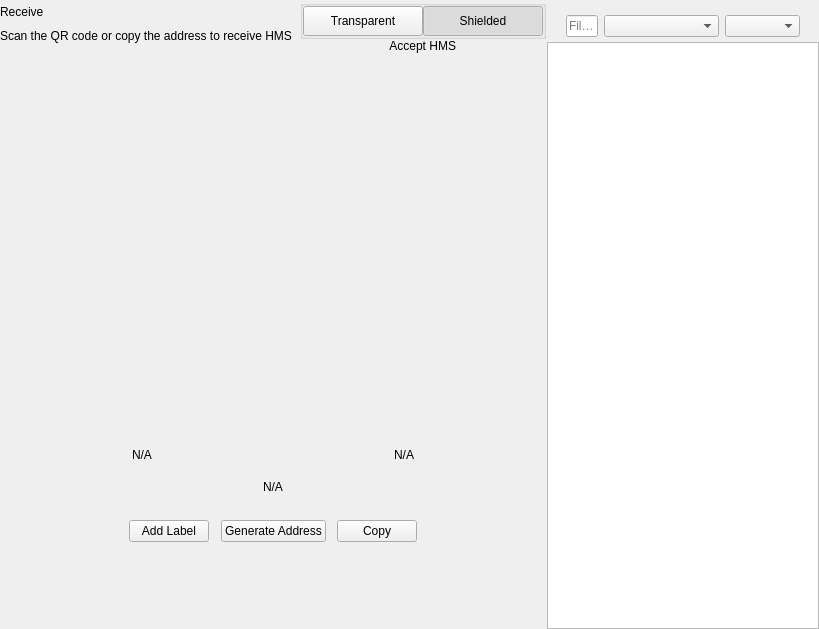
<?xml version="1.0" encoding="UTF-8"?>
<ui version="4.0">
 <class>ReceiveWidget</class>
 <widget class="QWidget" name="ReceiveWidget">
  <property name="geometry">
   <rect>
    <x>0</x>
    <y>0</y>
    <width>819</width>
    <height>629</height>
   </rect>
  </property>
  <property name="minimumSize">
   <size>
    <width>0</width>
    <height>0</height>
   </size>
  </property>
  <property name="windowTitle">
   <string notr="true">N/A</string>
  </property>
  <layout class="QHBoxLayout" name="horizontalLayout_2" stretch="2,1">
   <property name="spacing">
    <number>0</number>
   </property>
   <property name="leftMargin">
    <number>0</number>
   </property>
   <property name="topMargin">
    <number>0</number>
   </property>
   <property name="rightMargin">
    <number>0</number>
   </property>
   <property name="bottomMargin">
    <number>0</number>
   </property>
   <item>
    <widget class="QWidget" name="left" native="true">
     <layout class="QVBoxLayout" name="verticalLayout_3">
      <property name="leftMargin">
       <number>0</number>
      </property>
      <property name="topMargin">
       <number>0</number>
      </property>
      <property name="rightMargin">
       <number>0</number>
      </property>
      <property name="bottomMargin">
       <number>0</number>
      </property>
      <item>
       <layout class="QVBoxLayout" name="verticalLayout_2">
        <property name="spacing">
         <number>0</number>
        </property>
        <property name="leftMargin">
         <number>0</number>
        </property>
        <item>
         <layout class="QHBoxLayout" name="horizontalLayout_3">
          <property name="spacing">
           <number>0</number>
          </property>
          <item>
           <layout class="QVBoxLayout" name="verticalLayout_4">
            <property name="spacing">
             <number>5</number>
            </property>
            <item>
             <widget class="QLabel" name="labelTitle">
              <property name="text">
               <string>Receive</string>
              </property>
             </widget>
            </item>
            <item alignment="Qt::AlignTop">
             <widget class="QLabel" name="labelSubtitle1">
              <property name="text">
               <string>Scan the QR code or copy the address to receive HMS</string>
              </property>
             </widget>
            </item>
           </layout>
          </item>
          <item>
           <spacer name="horizontalSpacer">
            <property name="orientation">
             <enum>Qt::Horizontal</enum>
            </property>
            <property name="sizeHint" stdset="0">
             <size>
              <width>40</width>
              <height>20</height>
             </size>
            </property>
           </spacer>
          </item>
          <item>
           <widget class="QWidget" name="containerViewPrivacyChecks" native="true">
            <layout class="QVBoxLayout" name="containerPrivacyChecks">
             <property name="spacing">
              <number>0</number>
             </property>
             <property name="leftMargin">
              <number>0</number>
             </property>
             <property name="topMargin">
              <number>0</number>
             </property>
             <property name="rightMargin">
              <number>0</number>
             </property>
             <property name="bottomMargin">
              <number>0</number>
             </property>
             <item alignment="Qt::AlignHCenter|Qt::AlignVCenter">
              <widget class="QGroupBox" name="groupBox">
               <property name="title">
                <string/>
               </property>
               <layout class="QHBoxLayout" name="horizontalLayout_2_1">
                <property name="spacing">
                 <number>0</number>
                </property>
                <property name="leftMargin">
                 <number>0</number>
                </property>
                <property name="topMargin">
                 <number>0</number>
                </property>
                <property name="rightMargin">
                 <number>0</number>
                </property>
                <property name="bottomMargin">
                 <number>0</number>
                </property>
                <item>
                 <widget class="QPushButton" name="pushLeft">
                  <property name="minimumSize">
                   <size>
                    <width>120</width>
                    <height>30</height>
                   </size>
                  </property>
                  <property name="maximumSize">
                   <size>
                    <width>120</width>
                    <height>30</height>
                   </size>
                  </property>
                  <property name="focusPolicy">
                   <enum>Qt::NoFocus</enum>
                  </property>
                  <property name="text">
                   <string>Transparent</string>
                  </property>
                  <property name="checkable">
                   <bool>true</bool>
                  </property>
                  <property name="autoExclusive">
                   <bool>true</bool>
                  </property>
                 </widget>
                </item>
                <item>
                 <widget class="QPushButton" name="pushRight">
                  <property name="minimumSize">
                   <size>
                    <width>120</width>
                    <height>30</height>
                   </size>
                  </property>
                  <property name="maximumSize">
                   <size>
                    <width>120</width>
                    <height>30</height>
                   </size>
                  </property>
                  <property name="focusPolicy">
                   <enum>Qt::NoFocus</enum>
                  </property>
                  <property name="text">
                   <string>Shielded</string>
                  </property>
                  <property name="checkable">
                   <bool>true</bool>
                  </property>
                  <property name="checked">
                   <bool>true</bool>
                  </property>
                  <property name="autoExclusive">
                   <bool>true</bool>
                  </property>
                 </widget>
                </item>
               </layout>
              </widget>
             </item>
             <item alignment="Qt::AlignHCenter|Qt::AlignTop">
              <widget class="QLabel" name="labelSubtitle2">
               <property name="text">
                <string>Accept HMS</string>
               </property>
               <property name="alignment">
                <set>Qt::AlignRight|Qt::AlignTrailing|Qt::AlignVCenter</set>
               </property>
              </widget>
             </item>
            </layout>
           </widget>
          </item>
         </layout>
        </item>
        <item>
         <spacer name="verticalSpacer_2">
          <property name="orientation">
           <enum>Qt::Vertical</enum>
          </property>
          <property name="sizeType">
           <enum>QSizePolicy::Expanding</enum>
          </property>
          <property name="sizeHint" stdset="0">
           <size>
            <width>20</width>
            <height>50</height>
           </size>
          </property>
         </spacer>
        </item>
        <item alignment="Qt::AlignHCenter">
         <widget class="QWidget" name="layoutQR" native="true">
          <property name="maximumSize">
           <size>
            <width>510</width>
            <height>16777215</height>
           </size>
          </property>
          <layout class="QVBoxLayout" name="verticalLayoutQr">
           <item>
            <spacer name="verticalSpacer11">
             <property name="orientation">
              <enum>Qt::Vertical</enum>
             </property>
             <property name="sizeType">
              <enum>QSizePolicy::Fixed</enum>
             </property>
             <property name="sizeHint" stdset="0">
              <size>
               <width>20</width>
               <height>20</height>
              </size>
             </property>
            </spacer>
           </item>
           <item alignment="Qt::AlignHCenter">
            <widget class="QLabel" name="labelQrImg">
             <property name="minimumSize">
              <size>
               <width>260</width>
               <height>260</height>
              </size>
             </property>
             <property name="maximumSize">
              <size>
               <width>260</width>
               <height>260</height>
              </size>
             </property>
             <property name="text">
              <string/>
             </property>
             <property name="alignment">
              <set>Qt::AlignCenter</set>
             </property>
            </widget>
           </item>
           <item>
            <spacer name="verticalSpacer_21">
             <property name="orientation">
              <enum>Qt::Vertical</enum>
             </property>
             <property name="sizeType">
              <enum>QSizePolicy::Fixed</enum>
             </property>
             <property name="sizeHint" stdset="0">
              <size>
               <width>20</width>
               <height>30</height>
              </size>
             </property>
            </spacer>
           </item>
           <item>
            <widget class="QWidget" name="widget" native="true">
             <property name="minimumSize">
              <size>
               <width>0</width>
               <height>0</height>
              </size>
             </property>
             <layout class="QHBoxLayout" name="horizontalLayout_5">
              <item>
               <widget class="QLabel" name="labelLabel">
                <property name="text">
                 <string notr="true">N/A</string>
                </property>
               </widget>
              </item>
              <item>
               <spacer name="horizontalSpacer_2">
                <property name="orientation">
                 <enum>Qt::Horizontal</enum>
                </property>
                <property name="sizeHint" stdset="0">
                 <size>
                  <width>141</width>
                  <height>20</height>
                 </size>
                </property>
               </spacer>
              </item>
              <item>
               <widget class="QLabel" name="labelDate">
                <property name="text">
                 <string notr="true">N/A</string>
                </property>
                <property name="alignment">
                 <set>Qt::AlignRight|Qt::AlignTrailing|Qt::AlignVCenter</set>
                </property>
               </widget>
              </item>
             </layout>
            </widget>
           </item>
           <item>
            <widget class="QLabel" name="labelAddress">
             <property name="sizePolicy">
              <sizepolicy hsizetype="Expanding" vsizetype="Preferred">
               <horstretch>0</horstretch>
               <verstretch>0</verstretch>
              </sizepolicy>
             </property>
             <property name="minimumSize">
              <size>
               <width>300</width>
               <height>0</height>
              </size>
             </property>
             <property name="text">
              <string notr="true">N/A</string>
             </property>
             <property name="alignment">
              <set>Qt::AlignCenter</set>
             </property>
            </widget>
           </item>
           <item>
            <spacer name="verticalSpacer_4">
             <property name="orientation">
              <enum>Qt::Vertical</enum>
             </property>
             <property name="sizeType">
              <enum>QSizePolicy::Fixed</enum>
             </property>
             <property name="sizeHint" stdset="0">
              <size>
               <width>20</width>
               <height>20</height>
              </size>
             </property>
            </spacer>
           </item>
           <item>
            <layout class="QHBoxLayout" name="horizontalLayout_4">
             <item alignment="Qt::AlignHCenter">
              <widget class="QPushButton" name="pushButtonLabel">
               <property name="focusPolicy">
                <enum>Qt::NoFocus</enum>
               </property>
               <property name="text">
                <string>Add Label</string>
               </property>
              </widget>
             </item>
             <item alignment="Qt::AlignHCenter">
              <widget class="QPushButton" name="pushButtonNewAddress">
               <property name="focusPolicy">
                <enum>Qt::NoFocus</enum>
               </property>
               <property name="text">
                <string>Generate Address</string>
               </property>
              </widget>
             </item>
             <item alignment="Qt::AlignHCenter">
              <widget class="QPushButton" name="pushButtonCopy">
               <property name="focusPolicy">
                <enum>Qt::NoFocus</enum>
               </property>
               <property name="text">
                <string>Copy</string>
               </property>
              </widget>
             </item>
            </layout>
           </item>
           <item>
            <spacer name="verticalSpacer_3">
             <property name="orientation">
              <enum>Qt::Vertical</enum>
             </property>
             <property name="sizeType">
              <enum>QSizePolicy::Expanding</enum>
             </property>
             <property name="sizeHint" stdset="0">
              <size>
               <width>20</width>
               <height>20</height>
              </size>
             </property>
            </spacer>
           </item>
          </layout>
         </widget>
        </item>
        <item>
         <spacer name="verticalSpacer">
          <property name="orientation">
           <enum>Qt::Vertical</enum>
          </property>
          <property name="sizeHint" stdset="0">
           <size>
            <width>20</width>
            <height>40</height>
           </size>
          </property>
         </spacer>
        </item>
       </layout>
      </item>
     </layout>
    </widget>
   </item>
   <item>
    <widget class="QWidget" name="right" native="true">
     <layout class="QVBoxLayout" name="verticalLayout_5">
      <property name="spacing">
       <number>0</number>
      </property>
      <property name="leftMargin">
       <number>1</number>
      </property>
      <property name="topMargin">
       <number>0</number>
      </property>
      <property name="rightMargin">
       <number>0</number>
      </property>
      <property name="bottomMargin">
       <number>0</number>
      </property>
      <item>
       <layout class="QVBoxLayout" name="container_right">
        <property name="spacing">
         <number>0</number>
        </property>
        <property name="leftMargin">
         <number>0</number>
        </property>
        <property name="rightMargin">
         <number>0</number>
        </property>
        <item>
         <layout class="QVBoxLayout" name="verticalLayout">
          <property name="spacing">
           <number>6</number>
          </property>
          <property name="leftMargin">
           <number>19</number>
          </property>
          <property name="rightMargin">
           <number>19</number>
          </property>
          <item>
           <widget class="OptionButton" name="btnRequest" native="true"/>
          </item>
          <item>
           <widget class="OptionButton" name="btnMyAddresses" native="true">
            <property name="sizePolicy">
             <sizepolicy hsizetype="Preferred" vsizetype="Minimum">
              <horstretch>0</horstretch>
              <verstretch>0</verstretch>
             </sizepolicy>
            </property>
           </widget>
          </item>
         </layout>
        </item>
        <item>
         <widget class="QWidget" name="sortWidget" native="true">
          <layout class="QHBoxLayout" name="horizontalLayout_6">
           <property name="leftMargin">
            <number>19</number>
           </property>
           <property name="rightMargin">
            <number>19</number>
           </property>
           <property name="bottomMargin">
            <number>5</number>
           </property>
           <item>
            <widget class="QLineEdit" name="lineEditFilter">
             <property name="sizePolicy">
              <sizepolicy hsizetype="Expanding" vsizetype="Fixed">
               <horstretch>0</horstretch>
               <verstretch>0</verstretch>
              </sizepolicy>
             </property>
             <property name="minimumSize">
              <size>
               <width>0</width>
               <height>0</height>
              </size>
             </property>
             <property name="contextMenuPolicy">
              <enum>Qt::DefaultContextMenu</enum>
             </property>
             <property name="acceptDrops">
              <bool>false</bool>
             </property>
             <property name="maxLength">
              <number>40</number>
             </property>
             <property name="placeholderText">
              <string>Filter</string>
             </property>
            </widget>
           </item>
           <item>
            <spacer name="horizontalSpacer_3">
             <property name="orientation">
              <enum>Qt::Horizontal</enum>
             </property>
             <property name="sizeType">
              <enum>QSizePolicy::Preferred</enum>
             </property>
             <property name="sizeHint" stdset="0">
              <size>
               <width>20</width>
               <height>20</height>
              </size>
             </property>
            </spacer>
           </item>
           <item>
            <widget class="QComboBox" name="comboBoxSort">
             <property name="sizePolicy">
              <sizepolicy hsizetype="Preferred" vsizetype="Fixed">
               <horstretch>0</horstretch>
               <verstretch>0</verstretch>
              </sizepolicy>
             </property>
             <property name="minimumSize">
              <size>
               <width>115</width>
               <height>0</height>
              </size>
             </property>
            </widget>
           </item>
           <item>
            <widget class="QComboBox" name="comboBoxSortOrder">
             <property name="sizePolicy">
              <sizepolicy hsizetype="Preferred" vsizetype="Fixed">
               <horstretch>0</horstretch>
               <verstretch>0</verstretch>
              </sizepolicy>
             </property>
             <property name="minimumSize">
              <size>
               <width>75</width>
               <height>0</height>
              </size>
             </property>
            </widget>
           </item>
          </layout>
          <zorder>comboBoxSort</zorder>
          <zorder>comboBoxSortOrder</zorder>
          <zorder>lineEditFilter</zorder>
         </widget>
        </item>
        <item>
         <widget class="QListView" name="listViewAddress"/>
        </item>
       </layout>
      </item>
     </layout>
    </widget>
   </item>
  </layout>
 </widget>
 <customwidgets>
  <customwidget>
   <class>OptionButton</class>
   <extends>QWidget</extends>
   <header>qt/Hemis/optionbutton.h</header>
   <container>1</container>
  </customwidget>
 </customwidgets>
 <resources/>
 <connections/>
</ui>
